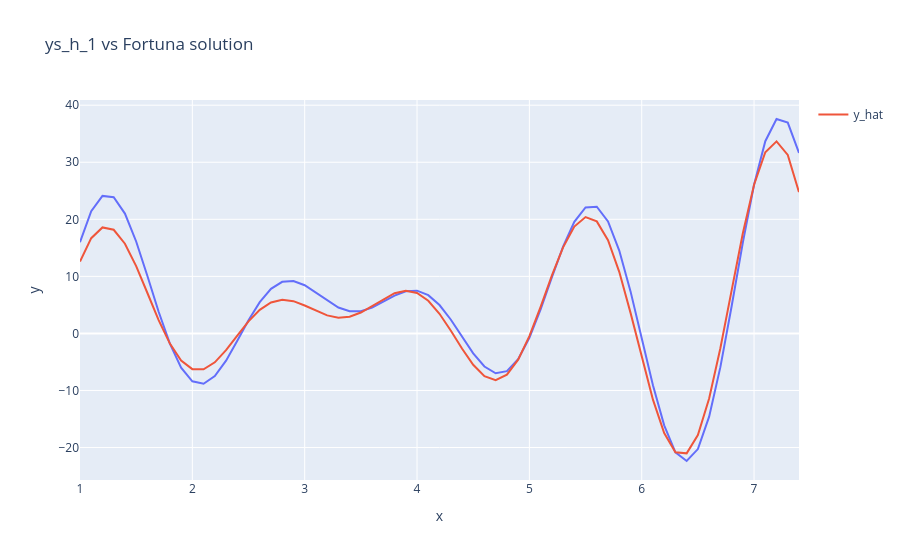

The notebook cell this image was saved under:
### Markdown cell above
with normal fortuna

### Code cell
%%time
# the magic %%time has to be the first line in the cell, and reports the total exec time of the cell.

import random
import numpy as np
import plotly.express as px
import tqdm


def predict(x, theta):
    # change to sum of 3 sin() terms. 
    # use np.sin() and not math.sin().
    y = theta[0]-(theta[1]*np.sin(theta[2]*x))*(theta[3]*(x+theta[4]))
    return y # this is the model


def sample_theta(size_of_theta):
    # Do NOT CHANGE.
    theta = np.random.uniform(-4, 4, size=size_of_theta)
    return theta


def get_loss(y_hat, ys):
    # No change needed, returns quadratic loss.
    loss = ((y_hat - ys)**2).sum()
    return loss

xs = np.array([1.0, 1.1, 1.2, 1.3, 1.4, 1.5, 1.6, 1.7, 1.8, 1.9, 2.0, 2.1, 2.2, 2.3, 2.4, 2.5, 2.6, 2.7, 2.8, 2.9, 3.0, 3.1, 3.2, 3.3, 3.4, 3.5, 3.6, 3.7, 3.8, 3.9, 4.0, 4.1, 4.2, 4.3, 4.4, 4.5, 4.6, 4.7, 4.8, 4.9, 5.0, 5.1, 5.2, 5.3, 5.4, 5.5, 5.6, 5.7, 5.8, 5.9, 6.0, 6.1, 6.2, 6.3, 6.4, 6.5, 6.6, 6.7, 6.8, 6.9, 7.0, 7.1, 7.2, 7.3, 7.4])
ys = np.array([4.03, 4.19, 4.26, 4.25, 4.17, 4.03, 3.85, 3.63, 3.40, 3.16, 2.93, 2.72, 2.53, 2.39, 2.28, 2.21, 2.18, 2.19, 2.22, 2.27, 2.33, 2.39, 2.44, 2.45, 2.43, 2.36, 2.22, 2.02, 1.75, 1.41, 1.00, 0.52, -0.01, -0.60, -1.22, -1.86, -2.50, -3.13, -3.72, -4.27, -4.75, -5.15, -5.45, -5.65, -5.74, -5.70, -5.55, -5.29, -4.92, -4.44, -3.89, -3.26, -2.58, -1.86, -1.12, -0.39, 0.32, 0.98, 1.60, 2.14, 2.61, 2.99, 3.28, 3.47, 3.57])

# 
ys_h_1 = np.array([15.98, 21.42, 24.1, 23.87, 21.0, 16.11, 10.06, 3.79, -1.8, -6.01, -8.39, -8.82, -7.47, -4.77, -1.3, 2.31, 5.49, 7.81, 9.04, 9.18, 8.44, 7.15, 5.72, 4.54, 3.89, 3.9, 4.52, 5.54, 6.63, 7.39, 7.49, 6.7, 4.97, 2.44, -0.54, -3.48, -5.8, -6.98, -6.61, -4.51, -0.79, 4.2, 9.8, 15.21, 19.57, 22.09, 22.2, 19.63, 14.52, 7.41, -0.83, -9.07, -16.11, -20.83, -22.36, -20.27, -14.59, -5.91, 4.72, 15.9, 26.06, 33.69, 37.58, 36.94, 31.64])
ys_h_2 = np.array([5.87, 5.83, 5.74, 5.62, 5.48, 16.58, 18.21, 18.49, 17.54, 15.54, 4.15, 3.9, 3.65, 3.42, 3.2, -1.9, -3.32, -3.97, -3.91, -3.27, 2.38, 2.36, 2.39, 2.46, 2.57, 2.2, 1.93, 1.22, 0.17, -1.06, 4.18, 4.59, 5.04, 5.52, 6.02, -1.49, 0.74, 3.55, 6.75, 10.06, 9.39, 9.95, 10.5, 11.02, 11.52, 16.0, 12.82, 8.47, 3.21, -2.62, 13.61, 13.76, 13.84, 13.84, 13.77, -24.16, -22.03, -17.9, -11.95, -4.55, 11.63, 10.99, 10.27, 9.47, 8.61])

# change to the size of theta ( 9 ) (for h(x) how many parameters does it have?)
n_params = 5

best_loss = float('inf')
best_theta = sample_theta(n_params)

for _ in tqdm.tqdm(range(100000)): 
    curr_theta = sample_theta(n_params)
    y_hat = predict(xs, curr_theta)
    curr_loss = get_loss(y_hat, ys_h_1)

    if best_loss > curr_loss:
        best_loss = curr_loss
        best_theta = curr_theta
            
        
print("best loss:", best_loss)
print("theta:", best_theta)    
    
    
fig = px.line(x=xs, y=ys_h_1, title="ys_h_1 vs Fortuna solution")
fig.add_scatter(x=xs, y=predict(xs, best_theta), mode='lines', name="y_hat")
fig.update_layout(xaxis_range=[xs.min(),xs.max()], )
fig.show()


# to get a solid estimate -> you should train at least 100 models and take the average performance.

### Figure 1 — Plotly figure (JSON) as saved in the notebook; plotly's stock layout.template omitted (floating-point values rounded to 4 significant figures)
{"data": [{"hovertemplate": "x=%{x}<br>y=%{y}<extra></extra>", "legendgroup": "", "line": {"color": "#636efa", "dash": "solid"}, "marker": {"symbol": "circle"}, "mode": "lines", "name": "", "orientation": "v", "showlegend": false, "type": "scatter", "x": [1, 1.1, 1.2, 1.3, 1.4, 1.5, 1.6, 1.7, 1.8, 1.9, 2, 2.1, 2.2, 2.3, 2.4, 2.5, 2.6, 2.7, 2.8, 2.9, 3, 3.1, 3.2, 3.3, 3.4, 3.5, 3.6, 3.7, 3.8, 3.9, 4, 4.1, 4.2, 4.3, 4.4, 4.5, 4.6, 4.7, 4.8, 4.9, 5, 5.1, 5.2, 5.3, 5.4, 5.5, 5.6, 5.7, 5.8, 5.9, 6, 6.1, 6.2, 6.3, 6.4, 6.5, 6.6, 6.7, 6.8, 6.9, 7, 7.1, 7.2, 7.3, 7.4], "xaxis": "x", "y": [15.98, 21.42, 24.1, 23.87, 21, 16.11, 10.06, 3.79, -1.8, -6.01, -8.39, -8.82, -7.47, -4.77, -1.3, 2.31, 5.49, 7.81, 9.04, 9.18, 8.44, 7.15, 5.72, 4.54, 3.89, 3.9, 4.52, 5.54, 6.63, 7.39, 7.49, 6.7, 4.97, 2.44, -0.54, -3.48, -5.8, -6.98, -6.61, -4.51, -0.79, 4.2, 9.8, 15.21, 19.57, 22.09, 22.2, 19.63, 14.52, 7.41, -0.83, -9.07, -16.11, -20.83, -22.36, -20.27, -14.59, -5.91, 4.72, 15.9, 26.06, 33.69, 37.58, 36.94, 31.64], "yaxis": "y"}, {"mode": "lines", "name": "y_hat", "type": "scatter", "x": [1, 1.1, 1.2, 1.3, 1.4, 1.5, 1.6, 1.7, 1.8, 1.9, 2, 2.1, 2.2, 2.3, 2.4, 2.5, 2.6, 2.7, 2.8, 2.9, 3, 3.1, 3.2, 3.3, 3.4, 3.5, 3.6, 3.7, 3.8, 3.9, 4, 4.1, 4.2, 4.3, 4.4, 4.5, 4.6, 4.7, 4.8, 4.9, 5, 5.1, 5.2, 5.3, 5.4, 5.5, 5.6, 5.7, 5.8, 5.9, 6, 6.1, 6.2, 6.3, 6.4, 6.5, 6.6, 6.7, 6.8, 6.9, 7, 7.1, 7.2, 7.3, 7.4], "y": [12.59, 16.7, 18.58, 18.17, 15.73, 11.8, 7.084, 2.327, -1.787, -4.745, -6.26, -6.3, -5.065, -2.934, -0.3817, 2.11, 4.134, 5.429, 5.906, 5.652, 4.897, 3.957, 3.158, 2.767, 2.935, 3.66, 4.787, 6.034, 7.051, 7.492, 7.089, 5.716, 3.438, 0.5083, -2.648, -5.503, -7.507, -8.187, -7.238, -4.596, -0.4696, 4.665, 10.12, 15.08, 18.73, 20.39, 19.63, 16.34, 10.8, 3.642, -4.192, -11.6, -17.47, -20.83, -21.02, -17.8, -11.42, -2.608, 7.508, 17.55, 26.07, 31.76, 33.65, 31.28, 24.77]}], "layout": {"legend": {"tracegroupgap": 0}, "title": {"text": "ys_h_1 vs Fortuna solution"}, "xaxis": {"anchor": "y", "domain": [0, 1], "range": [1, 7.4], "title": {"text": "x"}}, "yaxis": {"anchor": "x", "domain": [0, 1], "title": {"text": "y"}}}}
